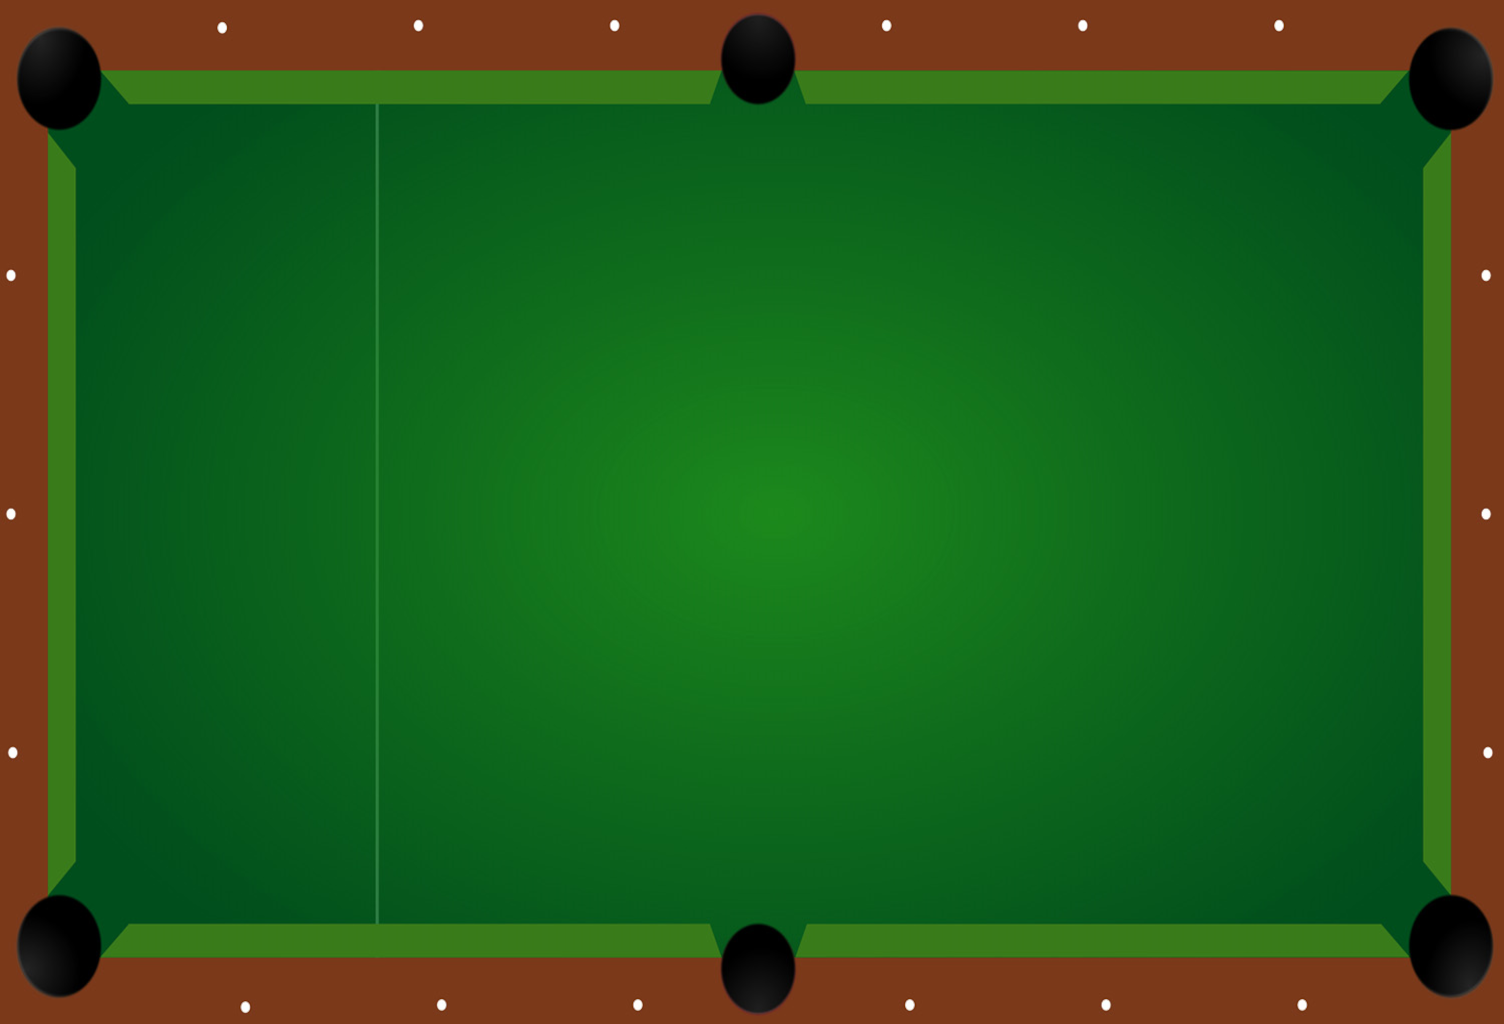

Below is a game level as drawn by its tile map, then a one-line description and the .tmx file that defines it, in full:
An orthogonal 47x32 tile map with 32x32 px tiles, 1 tile layer (Warstwa Kafelków 1) and 7 objects.

<map version="1.9" tiledversion="1.9.0" orientation="orthogonal" renderorder="right-down" width="47" height="32" tilewidth="32" tileheight="32" infinite="0" nextlayerid="4" nextobjectid="9">
 <tileset firstgid="1" source="table.tsx" />
 <layer id="1" name="Warstwa Kafelków 1" width="47" height="32">
  <data encoding="csv">
1,2,3,4,5,6,7,8,9,10,11,12,13,14,15,16,17,18,19,20,21,22,23,24,25,26,27,28,29,30,31,32,33,34,35,36,37,38,39,40,41,42,43,44,45,46,47,
48,49,50,51,52,53,54,55,56,57,58,59,60,61,62,63,64,65,66,67,68,69,70,71,72,73,74,75,76,77,78,79,80,81,82,83,84,85,86,87,88,89,90,91,92,93,94,
95,96,97,98,99,100,101,102,103,104,105,106,107,108,109,110,111,112,113,114,115,116,117,118,119,120,121,122,123,124,125,126,127,128,129,130,131,132,133,134,135,136,137,138,139,140,141,
142,143,144,145,146,147,148,149,150,151,152,153,154,155,156,157,158,159,160,161,162,163,164,165,166,167,168,169,170,171,172,173,174,175,176,177,178,179,180,181,182,183,184,185,186,187,188,
189,190,191,192,193,194,195,196,197,198,199,200,201,202,203,204,205,206,207,208,209,210,211,212,213,214,215,216,217,218,219,220,221,222,223,224,225,226,227,228,229,230,231,232,233,234,235,
236,237,238,239,240,241,242,243,244,245,246,247,248,249,250,251,252,253,254,255,256,257,258,259,260,261,262,263,264,265,266,267,268,269,270,271,272,273,274,275,276,277,278,279,280,281,282,
283,284,285,286,287,288,289,290,291,292,293,294,295,296,297,298,299,300,301,302,303,304,305,306,307,308,309,310,311,312,313,314,315,316,317,318,319,320,321,322,323,324,325,326,327,328,329,
330,331,332,333,334,335,336,337,338,339,340,341,342,343,344,345,346,347,348,349,350,351,352,353,354,355,356,357,358,359,360,361,362,363,364,365,366,367,368,369,370,371,372,373,374,375,376,
377,378,379,380,381,382,383,384,385,386,387,388,389,390,391,392,393,394,395,396,397,398,399,400,401,402,403,404,405,406,407,408,409,410,411,412,413,414,415,416,417,418,419,420,421,422,423,
424,425,426,427,428,429,430,431,432,433,434,435,436,437,438,439,440,441,442,443,444,445,446,447,448,449,450,451,452,453,454,455,456,457,458,459,460,461,462,463,464,465,466,467,468,469,470,
471,472,473,474,475,476,477,478,479,480,481,482,483,484,485,486,487,488,489,490,491,492,493,494,495,496,497,498,499,500,501,502,503,504,505,506,507,508,509,510,511,512,513,514,515,516,517,
518,519,520,521,522,523,524,525,526,527,528,529,530,531,532,533,534,535,536,537,538,539,540,541,542,543,544,545,546,547,548,549,550,551,552,553,554,555,556,557,558,559,560,561,562,563,564,
565,566,567,568,569,570,571,572,573,574,575,576,577,578,579,580,581,582,583,584,585,586,587,588,589,590,591,592,593,594,595,596,597,598,599,600,601,602,603,604,605,606,607,608,609,610,611,
612,613,614,615,616,617,618,619,620,621,622,623,624,625,626,627,628,629,630,631,632,633,634,635,636,637,638,639,640,641,642,643,644,645,646,647,648,649,650,651,652,653,654,655,656,657,658,
659,660,661,662,663,664,665,666,667,668,669,670,671,672,673,674,675,676,677,678,679,680,681,682,683,684,685,686,687,688,689,690,691,692,693,694,695,696,697,698,699,700,701,702,703,704,705,
706,707,708,709,710,711,712,713,714,715,716,717,718,719,720,721,722,723,724,725,726,727,728,729,730,731,732,733,734,735,736,737,738,739,740,741,742,743,744,745,746,747,748,749,750,751,752,
753,754,755,756,757,758,759,760,761,762,763,764,765,766,767,768,769,770,771,772,773,774,775,776,777,778,779,780,781,782,783,784,785,786,787,788,789,790,791,792,793,794,795,796,797,798,799,
800,801,802,803,804,805,806,807,808,809,810,811,812,813,814,815,816,817,818,819,820,821,822,823,824,825,826,827,828,829,830,831,832,833,834,835,836,837,838,839,840,841,842,843,844,845,846,
847,848,849,850,851,852,853,854,855,856,857,858,859,860,861,862,863,864,865,866,867,868,869,870,871,872,873,874,875,876,877,878,879,880,881,882,883,884,885,886,887,888,889,890,891,892,893,
894,895,896,897,898,899,900,901,902,903,904,905,906,907,908,909,910,911,912,913,914,915,916,917,918,919,920,921,922,923,924,925,926,927,928,929,930,931,932,933,934,935,936,937,938,939,940,
941,942,943,944,945,946,947,948,949,950,951,952,953,954,955,956,957,958,959,960,961,962,963,964,965,966,967,968,969,970,971,972,973,974,975,976,977,978,979,980,981,982,983,984,985,986,987,
988,989,990,991,992,993,994,995,996,997,998,999,1000,1001,1002,1003,1004,1005,1006,1007,1008,1009,1010,1011,1012,1013,1014,1015,1016,1017,1018,1019,1020,1021,1022,1023,1024,1025,1026,1027,1028,1029,1030,1031,1032,1033,1034,
1035,1036,1037,1038,1039,1040,1041,1042,1043,1044,1045,1046,1047,1048,1049,1050,1051,1052,1053,1054,1055,1056,1057,1058,1059,1060,1061,1062,1063,1064,1065,1066,1067,1068,1069,1070,1071,1072,1073,1074,1075,1076,1077,1078,1079,1080,1081,
1082,1083,1084,1085,1086,1087,1088,1089,1090,1091,1092,1093,1094,1095,1096,1097,1098,1099,1100,1101,1102,1103,1104,1105,1106,1107,1108,1109,1110,1111,1112,1113,1114,1115,1116,1117,1118,1119,1120,1121,1122,1123,1124,1125,1126,1127,1128,
1129,1130,1131,1132,1133,1134,1135,1136,1137,1138,1139,1140,1141,1142,1143,1144,1145,1146,1147,1148,1149,1150,1151,1152,1153,1154,1155,1156,1157,1158,1159,1160,1161,1162,1163,1164,1165,1166,1167,1168,1169,1170,1171,1172,1173,1174,1175,
1176,1177,1178,1179,1180,1181,1182,1183,1184,1185,1186,1187,1188,1189,1190,1191,1192,1193,1194,1195,1196,1197,1198,1199,1200,1201,1202,1203,1204,1205,1206,1207,1208,1209,1210,1211,1212,1213,1214,1215,1216,1217,1218,1219,1220,1221,1222,
1223,1224,1225,1226,1227,1228,1229,1230,1231,1232,1233,1234,1235,1236,1237,1238,1239,1240,1241,1242,1243,1244,1245,1246,1247,1248,1249,1250,1251,1252,1253,1254,1255,1256,1257,1258,1259,1260,1261,1262,1263,1264,1265,1266,1267,1268,1269,
1270,1271,1272,1273,1274,1275,1276,1277,1278,1279,1280,1281,1282,1283,1284,1285,1286,1287,1288,1289,1290,1291,1292,1293,1294,1295,1296,1297,1298,1299,1300,1301,1302,1303,1304,1305,1306,1307,1308,1309,1310,1311,1312,1313,1314,1315,1316,
1317,1318,1319,1320,1321,1322,1323,1324,1325,1326,1327,1328,1329,1330,1331,1332,1333,1334,1335,1336,1337,1338,1339,1340,1341,1342,1343,1344,1345,1346,1347,1348,1349,1350,1351,1352,1353,1354,1355,1356,1357,1358,1359,1360,1361,1362,1363,
1364,1365,1366,1367,1368,1369,1370,1371,1372,1373,1374,1375,1376,1377,1378,1379,1380,1381,1382,1383,1384,1385,1386,1387,1388,1389,1390,1391,1392,1393,1394,1395,1396,1397,1398,1399,1400,1401,1402,1403,1404,1405,1406,1407,1408,1409,1410,
1411,1412,1413,1414,1415,1416,1417,1418,1419,1420,1421,1422,1423,1424,1425,1426,1427,1428,1429,1430,1431,1432,1433,1434,1435,1436,1437,1438,1439,1440,1441,1442,1443,1444,1445,1446,1447,1448,1449,1450,1451,1452,1453,1454,1455,1456,1457,
1458,1459,1460,1461,1462,1463,1464,1465,1466,1467,1468,1469,1470,1471,1472,1473,1474,1475,1476,1477,1478,1479,1480,1481,1482,1483,1484,1485,1486,1487,1488,1489,1490,1491,1492,1493,1494,1495,1496,1497,1498,1499,1500,1501,1502,1503,1504
</data>
 </layer>
 <objectgroup id="2" name="Table border">
  <object id="1" x="104" y="72">
   <polygon points="-1.33333,0.666667 25,31.3333 605.333,31.6667 617.333,-1.33333 644,-54.3333 665.667,-54.3333 689.667,-1.33333 701.333,30 702.333,32 1276.33,31.6667 1304.33,-1.66667 1355,-41.3333 1387,14.3333 1348.67,59 1320.33,95.3333 1319.67,788.333 1345,821.333 1381,848.333 1372.33,913.667 1321,912.667 1304.67,884 1277,852.333 702.333,852.667 690.333,884.333 682.333,924.667 653.667,938.667 621.333,915.667 617.333,884 605,851.667 24.3333,852.333 -3.33333,885.333 -20.3333,914.333 -71.6667,909 -84.6667,859.667 -56.3333,822.667 -29,790.333 -29,95.3333 -57,55.6667 -87.3333,13 -69.6667,-36.6667 -16.6667,-30" />
  </object>
 </objectgroup>
 <objectgroup id="3" name="Points">
  <object id="3" x="58" y="80">
   <point />
  </object>
  <object id="4" x="759.333" y="60.6667">
   <point />
  </object>
  <object id="5" x="1452" y="81.3333">
   <point />
  </object>
  <object id="6" x="1452" y="948.667">
   <point />
  </object>
  <object id="7" x="758" y="967.333">
   <point />
  </object>
  <object id="8" x="58" y="948">
   <point />
  </object>
 </objectgroup>
</map>